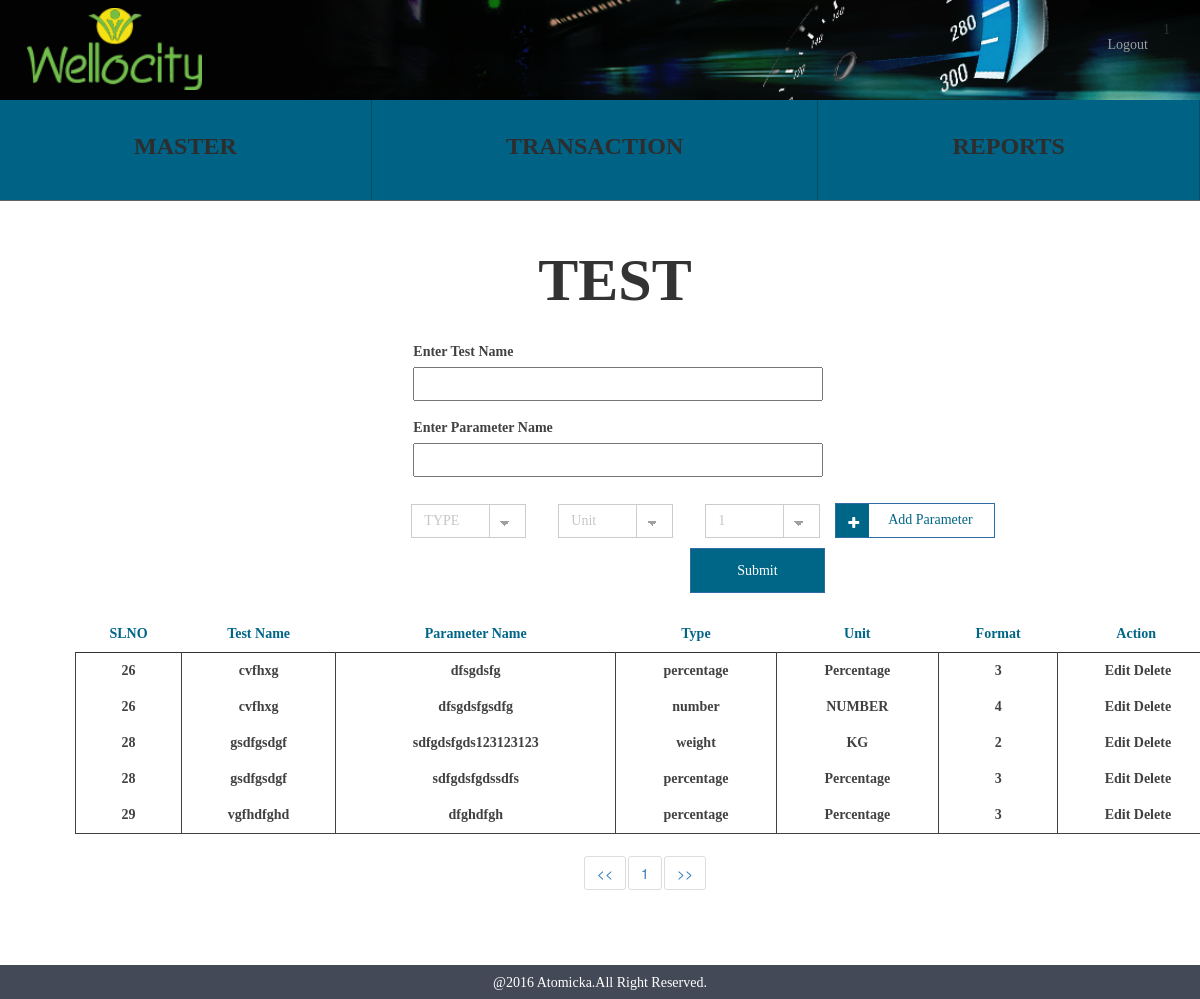
Screenshot of /test.php (signed in) with the database file from the repository.
### tables this page shows
CREATE TABLE IF NOT EXISTS `wc_test_attribute` (
  `test_attribute_id` int(10) NOT NULL AUTO_INCREMENT,
  `test_id` int(10) NOT NULL,
  `test_parameter_name` varchar(250) NOT NULL,
  `test_parameter_type` varchar(150) NOT NULL,
  `test_parameter_unit` varchar(50) NOT NULL,
  `test_parameter_format` varchar(50) NOT NULL,
  `test_attribute_status` tinyint(1) NOT NULL,
  `test_attribute_createddate` timestamp NOT NULL DEFAULT CURRENT_TIMESTAMP,
  PRIMARY KEY (`test_attribute_id`),
  KEY `test_id` (`test_id`)
);

CREATE TABLE IF NOT EXISTS `wc_test` (
  `test_id` int(10) NOT NULL AUTO_INCREMENT,
  `test_name` varchar(100) NOT NULL,
  `test_status` tinyint(1) NOT NULL,
  `test_createddate` timestamp NOT NULL DEFAULT CURRENT_TIMESTAMP,
  PRIMARY KEY (`test_id`)
);

### functions/test_functions.php (called while the page is built, shortened)
<?php
class testfunction{
    public function testselectfunction(){
      $temp_arr = array();
      $res = mysql_query("SELECT * FROM wc_test_attribute INNER JOIN wc_test ON wc_test_attribute.test_id = wc_test.test_id ") or die(mysql_error());
      while($row = mysql_fetch_array($res)) {
          $temp_arr[] =$row;
      }
      return $temp_arr;
      }
}
 ?>

### test.php (the view, shortened to what this page needs)
<?php
require_once "header.php";
require_once "functions/test_functions.php";
$obj = new testfunction();
?>
<div class="container">
	<div class="container align_center align_height">
		<span class="sports">TEST</span>
	</div>
	<div class="container">
		<div class="col-xs-12 col-md-11">
			<div class="col-md-4 hidden-xs"></div>
			<div class="col-xs-12 col-md-7 align_margin">
				<form id="test_form" action="functions/test_functions.php" method="post">
					<div class="form-group">
						<label>Enter Test Name</label><br>
						<input type="text" class="adjust_width" name="test_name" data-validation-error-msg="Please Enter the Test Name" data-validation="required">
					</div>
					<div class="parameter_holder">
						<div class="clone_content" id="param_counter1">
							<div class="form-group">
								<label>Enter Parameter Name</label><br>
								<input type="text" class="adjust_width parameter_name" name="parameter_name1" data-validation-error-msg="Please Enter the Parameter Name" data-validation="required">
							</div>
							<div class="form-group">
								<select class="form-control classic type_align fl parameter_type" id="type" name="type1" data-validation-error-msg="Please Select the Type of the Parameter" data-validation="required">
									<option value="">
										TYPE
									</option>
								</select>
								<select class="form-control classic type_align fl parameter_unit" id="unit" name="unit1" data-validation-error-msg="Please Select the Unit of the Parameter" data-validation="required">
								<option value="">Unit</option>
								</select>
								<select class="form-control classic type_align fl parameter_format" id="format" name="format1" data-validation-error-msg="Please Select the Format of the Parameter" data-validation="required">
									<option value="1">1</option>
								</select>
							</div>
						</div>
					</div>
					<input type="button" class="btn btn-primary align_right parameter_btn" value="Add Parameter">
					<i class="fa fa-plus parameter_add"></i>
					<div class="col-md-9 schedule_btn">
						<input type="submit" class="btn btn-primary align_right clear test_submit_act" value="Submit">
					</div>
				</form>
			</div>
			<div class="container">
			  <table class="table test_table">
			    <thead>
			      <tr class="row_color">
			        <th class="align_center">SLNO</th>
			        <th class="align_center">Test Name</th>
			        <th class="align_center">Parameter Name</th>
			        <th class="align_center">Type</th>
			        <th class="align_center">Unit</th>
			        <th class="align_center">Format</th>
			        <th class="align_center">Action</th>
			      </tr>
			    </thead>
			    <tbody>
				<?php
				$data = $obj->testselectfunction();
				foreach( $data as $eachrecord ) {
				 ?>
			      <tr class="align_center delete_color">
			        <td class="test_id"><?php echo $eachrecord ['test_id']; ?></td>
			        <td><?php echo $eachrecord ['test_name']; ?></td>
			        <td><?php echo $eachrecord ['test_parameter_name']; ?></td>
			        <td><?php echo $eachrecord ['test_parameter_type']; ?></td>
			        <td><?php echo $eachrecord ['test_parameter_unit']; ?></td>
			        <td><?php echo $eachrecord ['test_parameter_format']; ?></td>
			        <td>
			        	<span class="edit_state edit_test" data-value="<?php echo $eachrecord ['test_attribute_id']; ?>">Edit</span>
		        		<span class="delete_state" data-value="<?php echo $eachrecord ['test_attribute_id']; ?>">Delete</span>
			        </td>
			      </tr>
			      <?php } ?>
			    </tbody>
			  </table>
			</div>
		</div>
	</div>
</div>
<?php require_once "footer.php" ?>

### css/style.css (style rules this page uses)
.align_center { text-align: center; }
.align_right { float: right; }
.sports { font-size: 60px; font-weight: bold; position: relative; font-family: Montserrat; }
.align_margin { margin-bottom:23px; }
.align_height { line-height: 2; }
.fl { float: left; }
.row_color { color: #006687; font-family: Montserrat; }
.delete_color { color: #414141; font-weight: bold; font-family: Montserrat; }
.clear { background-color: #006687 !important; color: #fff !important; height: 45px; width: 135px; border-radius: 0 !important; font-weight: bold; font-family: Montserrat; margin-right: 10px; }
.adjust_width { width: 410px !important; height: 34px; box-shadow: none !important; }
.table > thead > tr > th, .table > tbody > tr > th, .table > tfoot > tr > th, .table > thead > tr > td, .table > tbody > tr > td, .table > tfoot > tr > td { border-top: 0 !important; }
.table > thead > tr > th { border-bottom: 1px !important; }
.table > tbody { border:1px solid !important; }
.table > tbody td { border:1px solid; border-bottom: 0 !important }
.table > thead { border-bottom: 1px solid; }
.table > tbody tr:last-child { border-bottom: 1px solid !important; }
select.classic { background-image: linear-gradient(45deg, transparent 50%, #a0a0a0 50%), linear-gradient(135deg, #a0a0a0 50%, transparent 50%), linear-gradient(to right, #ccc, #ccc); background-position: calc(100% - 20px) calc(1em + 2px), calc(100% - 15px) calc(1em + 2px), calc(100% - 2.5em) -0.5em; background-size: 5px 5px, 5px 5px, 0.07em 3.5em; background-repeat: no-repeat; cursor: pointer; }
select { -moz-appearance: none; -webkit-appearance:none; appearance: none; }
.edit_state,.edit_district { cursor: pointer; }
.delete_state,.delete_district { cursor: pointer; float: right; position: relative; right: 25%; }
.schedule_btn { padding: 0 !important; }
.parameter_btn { background-color: #FFF !important; color: #006687 !important; height: 35px; width: 160px; border-radius: 0px !important; font-weight: bold; font-family: Montserrat; margin-right: -20px; position: relative; bottom: 45px; cursor: pointer !important; padding: 0px 10px 2px 40px !important; }
.type_align { border-radius: 0 !important; box-shadow: none !important; height: 34px; margin: 12px 0 10px 32px; position: relative; right: 34px; width: 115px !important; font-family: Montserrat; color: #c6c6c6 !important; }
.parameter_add { position: relative; right: 18px; top: 12px; color: #FFF; background: none repeat scroll 0% 0% #006687; padding: 12px 10px 7px 12px; cursor: pointer; }
label { color: #414141 !important; font-family: Montserrat; }
button, input, optgroup, select, textarea { font-family: Montserrat !important; }

### rows the page displays
wc_test_attribute: test.test_id "26", test.test_name "cvfhxg", test_parameter_name "dfsgdsfg", test_parameter_type "percentage", test_parameter_unit "Percentage", test_parameter_format "3", $eachrecord ['test_attribute_id'] 10 (drawn)
wc_test_attribute: test.test_id "26", test.test_name "cvfhxg", test_parameter_name "dfsgdsfgsdfg", test_parameter_type "number", test_parameter_unit "NUMBER", test_parameter_format "4", $eachrecord ['test_attribute_id'] 11 (drawn)
wc_test_attribute: test.test_id "28", test.test_name "gsdfgsdgf", test_parameter_name "sdfgdsfgds123123123", test_parameter_type "weight", test_parameter_unit "KG", test_parameter_format "2", $eachrecord ['test_attribute_id'] 13 (drawn)
wc_test_attribute: test.test_id "28", test.test_name "gsdfgsdgf", test_parameter_name "sdfgdsfgdssdfs", test_parameter_type "percentage", test_parameter_unit "Percentage", test_parameter_format "3", $eachrecord ['test_attribute_id'] 14 (drawn)
wc_test_attribute: test.test_id "29", test.test_name "vgfhdfghd", test_parameter_name "dfghdfgh", test_parameter_type "percentage", test_parameter_unit "Percentage", test_parameter_format "3", $eachrecord ['test_attribute_id'] 15 (drawn)

### other values shown
$_SESSION['login'] "1"
